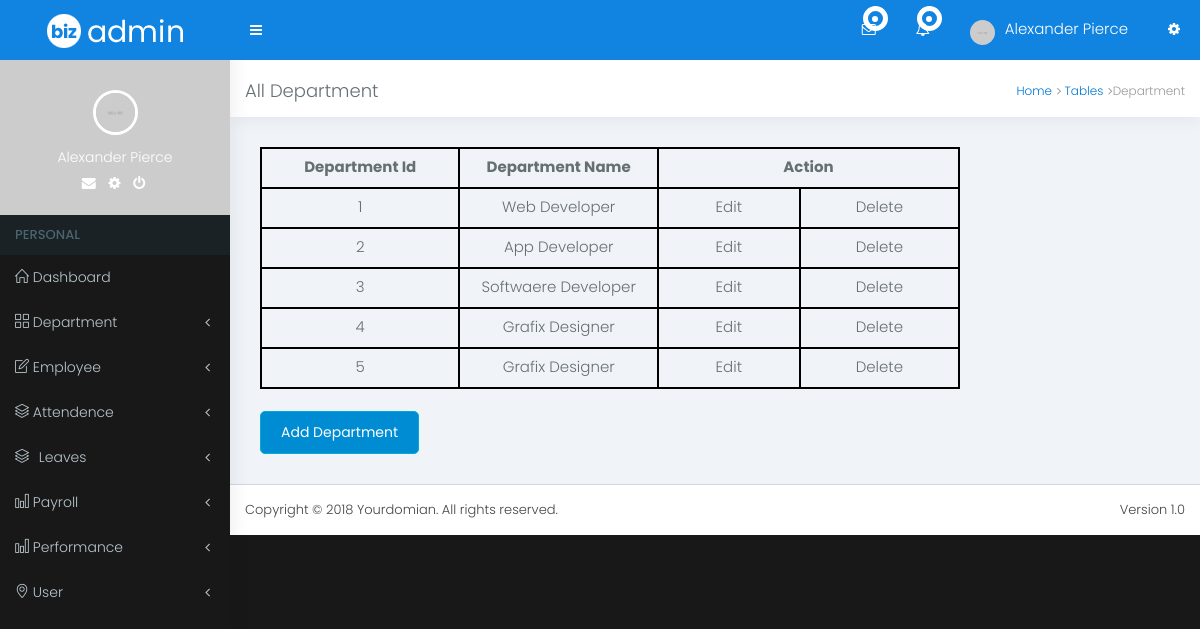
Page /admin/department_list.php (signed in) on the committed database.
### tables this page shows
CREATE TABLE `departments` (
  `department_id` int(11) NOT NULL,
  `department_name` varchar(100) NOT NULL
);

### admin/department_list.php (the view, shortened to what this page needs)
<?php include_once("includes/db_config.php");
?>
<!DOCTYPE html>
<html lang="en">
<head>
<link rel="stylesheet" href="dist/bootstrap/css/bootstrap.min.css">
<link rel="stylesheet" href="dist/css/style.css">
<link rel="stylesheet" href="dist/css/font-awesome/css/font-awesome.min.css">
<link rel="stylesheet" href="dist/css/et-line-font/et-line-font.css">
<link rel="stylesheet" href="dist/css/themify-icons/themify-icons.css">
<link rel="stylesheet" href="dist/css/simple-lineicon/simple-line-icons.css">
<link rel="stylesheet" href="dist/css/skins/_all-skins.min.css">
<link type="text/css" rel="stylesheet" href="dist/plugins/jsgrid/jsgrid.css" />
<link type="text/css" rel="stylesheet" href="dist/plugins/jsgrid/theme.css" />
</head>
<body class="skin-blue sidebar-mini">
<div class="wrapper boxed-wrapper">
  <?php include_once("includes/header.php"); ?>
  <?php include_once("includes/leftbar.php"); ?>
  <div class="content-wrapper">
    <div class="content-header sty-one">
      <h1>All Department</h1>
      <ol class="breadcrumb">
        <li><a href="#">Home</a></li>
        <li><i class="fa fa-angle-right"></i> <a href="#">Tables</a></li>
        <li><i class="fa fa-angle-right"></i>Department</li>
      </ol>
    </div>
    <div class="content">
    <?php
      $sql = "SELECT * FROM departments";
      $rawData = $conn->query($sql);
    ?>
    <table>
      <tr>
        <th>Department Id</th>
        <th>Department Name</th>
        <th colspan="2">Action</th>
      </tr>
      <?php while($raw = $rawData->fetch_assoc()): ?>
      <tr>
        <td><?php echo $raw['department_id']; ?></td>
        <td><?php echo $raw['department_name']; ?></td>
        <td>Edit</td>
        <td>Delete</td>
      </tr>
      <?php endwhile; ?>
    </table><br>
    <a href="department_entry.php"><input type="button" value="Add Department" class="btn btn-info"></a>
    </div>
  </div>
  <footer class="main-footer">
    <div class="pull-right hidden-xs">Version 1.0</div>
    Copyright © 2018 Yourdomian. All rights reserved.</footer>
</div>
</body>
</html>

### admin/department_list.php (style rules this page uses)
table, th, td { border: 2px solid black; border-collapse: collapse; height: 40px; width: 700px; }
th, td { text-align: center; }

### rows in the picture
departments: department_id "1", department_name "Web Developer"
departments: department_id "2", department_name "App Developer"
departments: department_id "3", department_name "Softwaere Developer"
departments: department_id "4", department_name "Grafix Designer"
departments: department_id "5", department_name "Grafix Designer"
